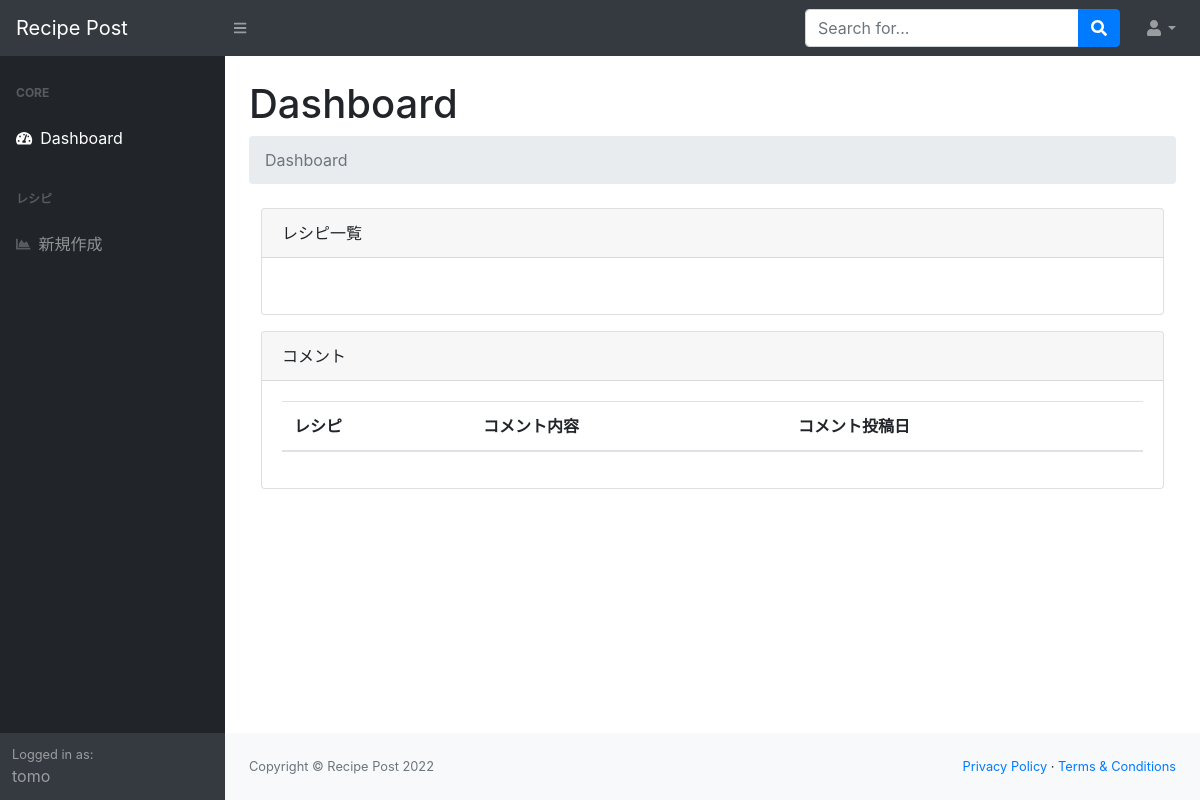
Before: /userpage/ (signed in) with the older database file.
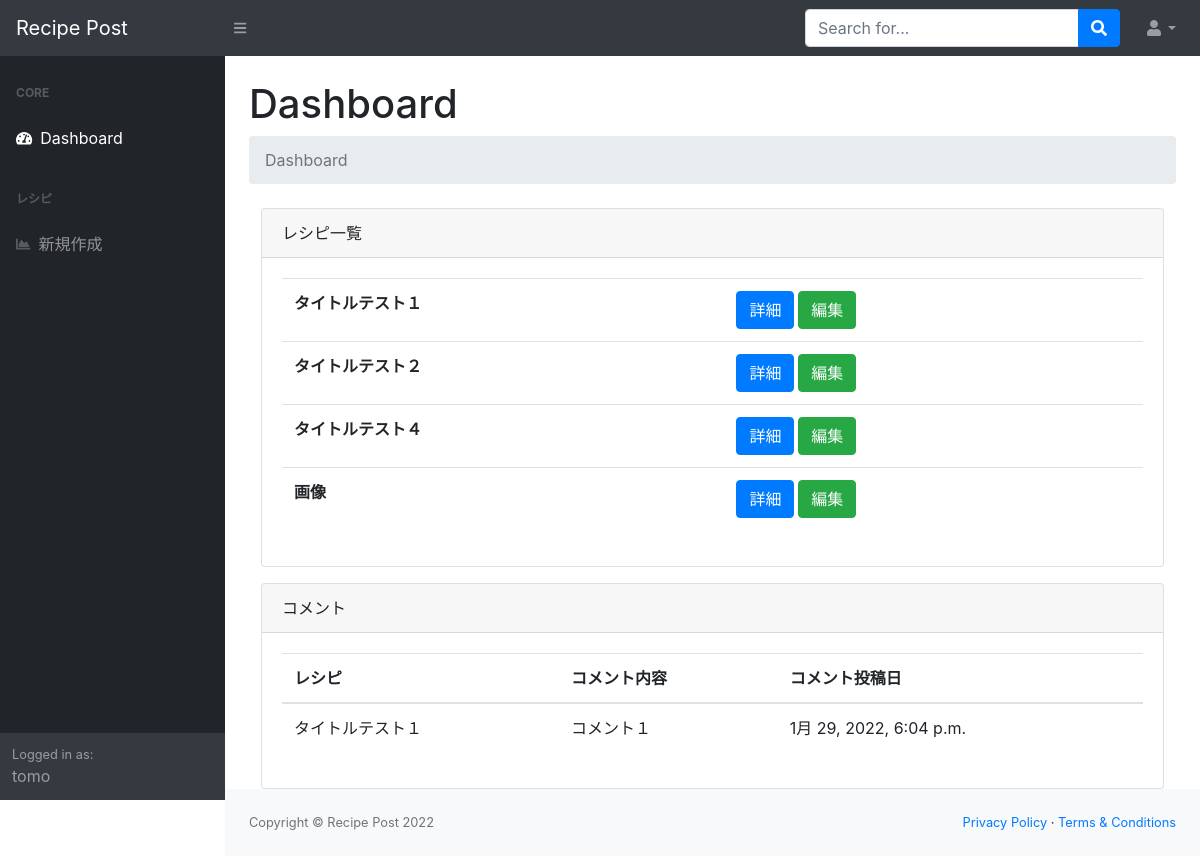
After: the same page with the newer database file.
### recipe/models.py (models this page shows, shortened)
class Recipe(models.Model):
    title = models.CharField(verbose_name="タイトル", max_length=200)
    content = models.TextField(verbose_name="内容")
    description = models.TextField(blank=True, default="")
    image = models.ImageField(upload_to="images/uploaded/", default=None, null=True, blank=True)
    user = models.ForeignKey(User, on_delete=models.CASCADE, default=None, null=True)
    created = models.DateTimeField(auto_now_add=True)
    modified = models.DateTimeField(auto_now=True)
    detail_main = ImageSpecField(
        source = "image",
        processors = [ResizeToFill(640, 480)],
        format = "jpeg",
        options = {"quality": 80}
    )
    class Meta:
        verbose_name = "レシピ"
        verbose_name_plural = "レシピ"

### comment/models.py (models this page shows)
class Comment(models.Model):
  content = models.TextField()
  created = models.DateTimeField(auto_now_add=True)
  recipe = models.ForeignKey(Recipe, on_delete=models.CASCADE, default=None, null=True)

### userpage/views.py (the view)
class UserpageTemplateView(UserpageMixin, TemplateView):
  template_name = "userpage/index.html"
  def get_context_data(self, **kwargs):
    context = super().get_context_data(**kwargs)
    if self.request.user.is_authenticated:
      context['recipe_list'] = Recipe.objects.filter(user=self.request.user).prefetch_related("comment_set")
    else:
      context['recipe_list'] = None
    return context

### userpage/templates/userpage/index.html
{% extends 'userpage.html' %}
{% block body %}
<div class="col-lg-12">
  <div class="card">
    <div class="card-header">
      レシピ一覧
    </div>
    <div class="card-body">
      <table class="table">
        {% for recipe in recipe_list %}
        <tr>
          <th>{{ recipe.title }}</th>
          <th>
            <a href="{% url 'recipe:detail' recipe.id %}" class="btn btn-primary">詳細</a>
            <a href="{% url 'userpage:recipe:update' recipe.id %}" class="btn btn-success">編集</a>
          </th>
        </tr>
        {% endfor %}
      </table>
    </div>
  </div>
  <div class="card mt-3">
    <div class="card-header">
      コメント
    </div>
    <div class="card-body">
      <table class="table">
        <thead>
          <tr>
            <th>レシピ</th>
            <th>コメント内容</th>
            <th>コメント投稿日</th>
          </tr>
        </thead>
        {% for recipe in recipe_list %}
        {% for comment in recipe.comment_set.all %}
        <tr>
          <td>{{ recipe.title }}</td>
          <td>{{ comment.content }}</td>
          <td>{{ comment.created }}</td>
        </tr>
        {% endfor %}
        {% endfor %}
      </table>
    </div>
  </div>
</div>
{% endblock %}

Changed rows visible on the page:
now on this page (row edited): Recipe: title "タイトルテスト１"
now on this page (row edited): Recipe: title "タイトルテスト２", shown under "Dashboard"
now on this page (row edited): Recipe: title "タイトルテスト４", shown under "Dashboard"
now on this page (row edited): Recipe: title "画像", shown under "Dashboard"
now on this page (row unchanged): Comment: content "コメント１", created "1月 29, 2022, 6:04 p.m."
